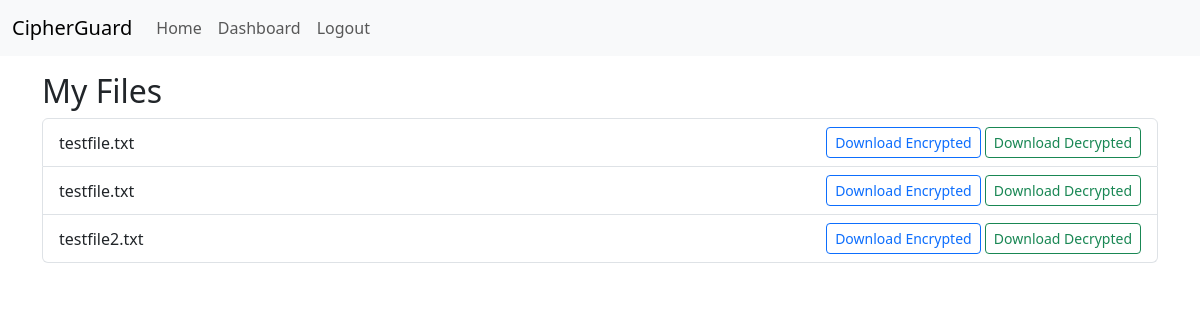
The page /my_files (signed in) on the database as committed earlier.
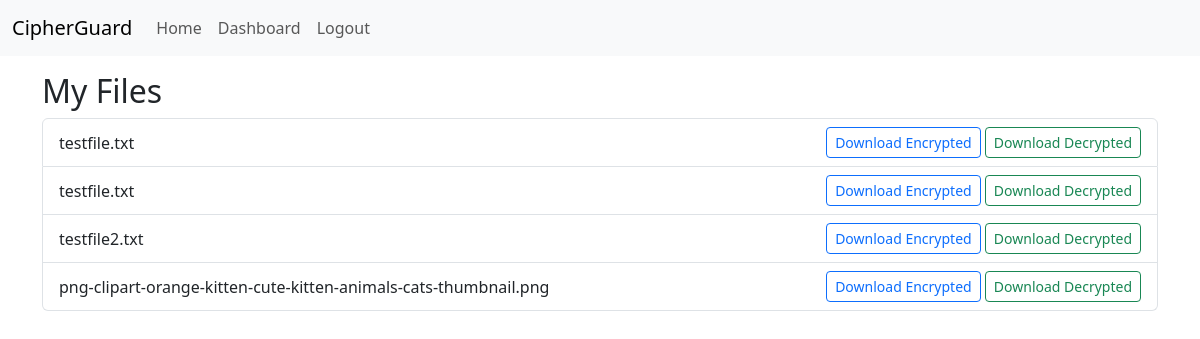
The same page on the database as committed later.
### app.py (models this page shows)
class File(db.Model):
    id = db.Column(db.Integer, primary_key=True)
    filename = db.Column(db.String(120), nullable=False)
    filepath = db.Column(db.String(120), nullable=False)
    user_id = db.Column(db.Integer, db.ForeignKey('user.id'), nullable=False)
    encryption_key = db.Column(db.String(120), nullable=False)  # stores the Base64-encoded key

### app.py (the view)
@app.route('/my_files')
@login_required
def my_files():
    user_files = File.query.filter_by(user_id=current_user.id).all()
    return render_template('my_files.html', files=user_files)

### app.py (called while the page is built)
@login_manager.user_loader
def load_user(user_id):
    return User.query.get(int(user_id))

### templates/my_files.html
{% extends "base.html" %}
{% block content %}
  <h2>My Files</h2>
  {% if files %}
    <ul class="list-group">
      {% for file in files %}
        <li class="list-group-item d-flex justify-content-between align-items-center">
          {{ file.filename }}
          <div>
            <a href="{{ url_for('download_file', file_id=file.id) }}" class="btn btn-sm btn-outline-primary">Download Encrypted</a>
            <a href="{{ url_for('download_decrypted_file', file_id=file.id) }}" class="btn btn-sm btn-outline-success">Download Decrypted</a>
          </div>
        </li>
      {% endfor %}
    </ul>
  {% else %}
    <p>You haven't uploaded any files yet.</p>
  {% endif %}
{% endblock %}

### templates/base.html (shortened to what this page needs)
<!DOCTYPE html>
<html lang="en">
<head>
  <link
    rel="stylesheet"
    href="https://cdn.jsdelivr.net/npm/bootstrap@5.3.0/dist/css/bootstrap.min.css"
  />
  <link rel="stylesheet" href="{{ url_for('static', filename='css/style.css') }}">
</head>
<body>
  <nav class="navbar navbar-expand-lg navbar-light bg-light">
    <div class="container-fluid">
      <a class="navbar-brand" href="{{ url_for('home') }}">CipherGuard</a>
      <div class="collapse navbar-collapse" id="navbarSupportedContent">
        <ul class="navbar-nav me-auto mb-2 mb-lg-0">
          <li class="nav-item">
            <a class="nav-link" href="{{ url_for('home') }}">Home</a>
          </li>
          {% if current_user.is_authenticated %}
          <li class="nav-item">
            <a class="nav-link" href="{{ url_for('dashboard') }}">Dashboard</a>
          </li>
          <li class="nav-item">
            <a class="nav-link" href="{{ url_for('logout') }}">Logout</a>
          </li>
          {% endif %}
        </ul>
      </div>
    </div>
  </nav>
  <div class="container">
    {% block content %}{% endblock %}
  </div>
</body>
</html>

Rows that differ between the two databases and show on the page:
added File: filename "png-clipart-orange-kitten-cute-kitten-animals-cats-thumbnail.png"
